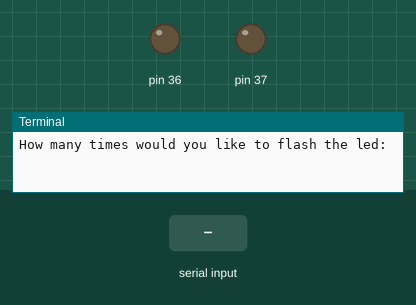
Bench run of a program on a simulated Raspberry Pi (header pin numbers). Shown: output pins drawn as LEDs (lit = HIGH), the last lines printed to the terminal. Dashed ring = blinking. The inputs (shaded band) are chosen by the test bench.

Above: at 1.2 s.
1.3 s: "5" typed at the terminal, then Enter
At 1.55 s:
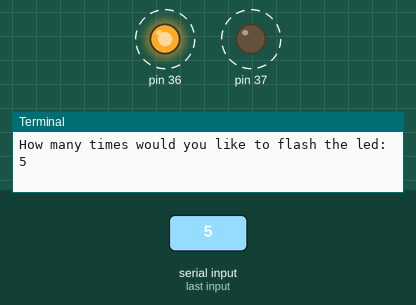
4.3 s: "Y" typed at the terminal, then Enter
5.8 s: "90" typed at the terminal, then Enter
At 5.95 s:
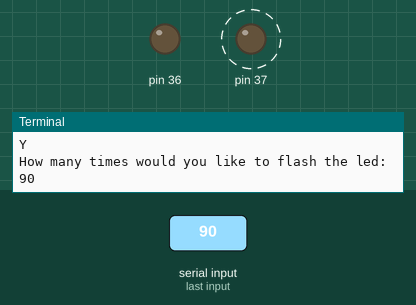
Timing chart, 0 to 14.8 s (numbered marks = the images above; inputs shaded):
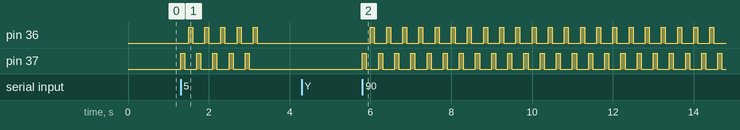

The program:

userInputFlashLED.py
```python
import RPi.GPIO as GPIO
import time

GPIO.setmode(GPIO.BOARD)
GPIO.setup(37, GPIO.OUT)
GPIO.setup(36, GPIO.OUT)

ledOn = True
ledOff = False

userInput = 'Y'
while userInput == 'Y':
	ledFlash = int(input("How many times would you like to flash the led: "))
	for i in range(0,ledFlash,1):
		GPIO.output(37, ledOn)
		time.sleep(.1)
		GPIO.output(37, ledOff)
		time.sleep(.1)
		GPIO.output(36, ledOn)
		time.sleep(.1)
		GPIO.output(36, ledOff)
		time.sleep(.1)
	userInput = input("Would you like to continue (Y for Yes): ")

GPIO.cleanup()
```

Measured:
- after the input at 1.3 s, pin 36: alternates HIGH for 0.10 s and LOW for 0.30 s, 10 changes in all, then stays LOW, starting after 0.20 s; pin 37: alternates HIGH for 0.10 s and LOW for 0.30 s, 10 changes in all, then stays LOW, starting at once
- after the input at 5.8 s, pin 36: alternates HIGH for 0.10 s and LOW for 0.30 s, starting after 0.20 s; pin 37: alternates HIGH for 0.10 s and LOW for 0.30 s, starting at once
